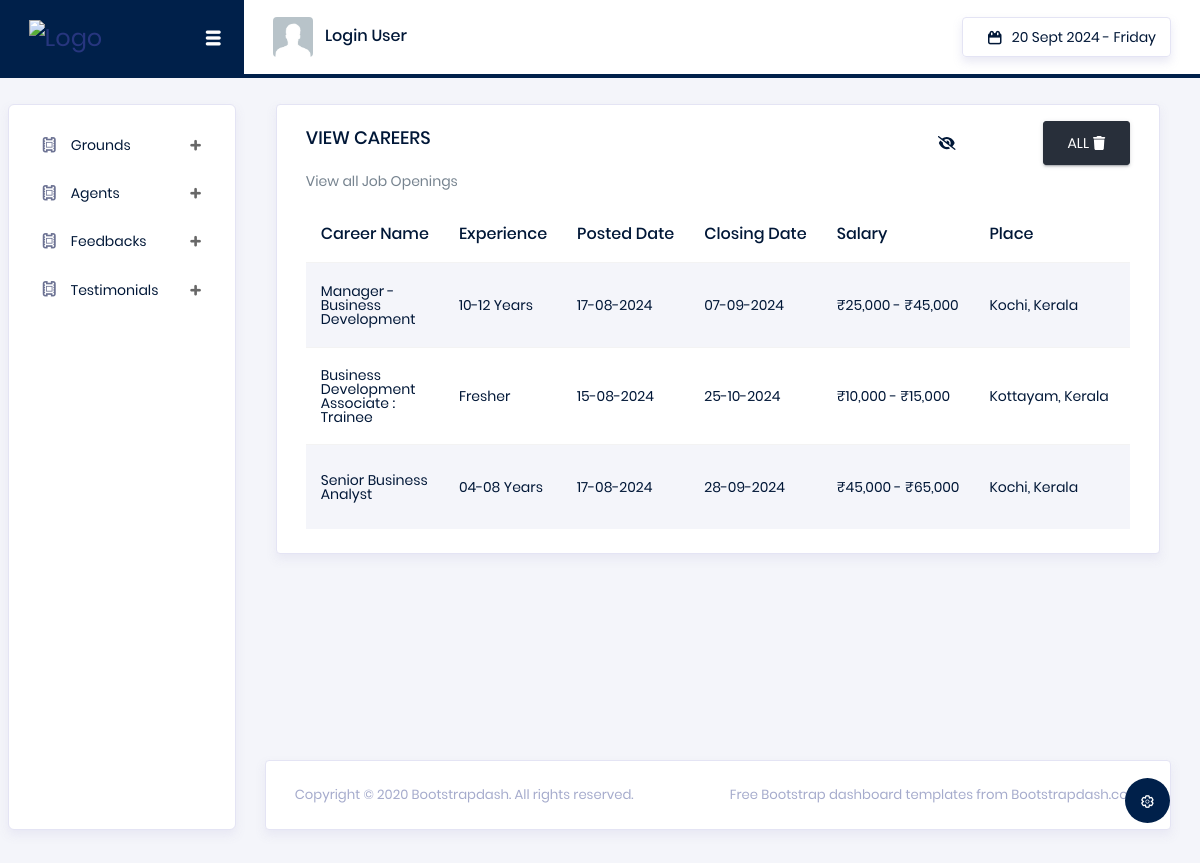
Page /backend/view_careers/ on the committed database.
### backend/models.py (models this page shows)
class Career(models.Model):
    name = models.CharField(max_length=255, null=True, blank=True)
    experience = models.CharField(max_length=255, null=True, blank=True)
    posted_date = models.CharField(max_length=255, null=True, blank=True)
    closing_date = models.CharField(max_length=255, null=True, blank=True)
    salary = models.CharField(max_length=255, null=True, blank=True)
    place = models.CharField(max_length=255, null=True, blank=True)
    requirements = models.TextField(null=True, blank=True)
    description = models.TextField(null=True, blank=True)

### backend/views.py (the view)
# urls.py: path('view_careers/', views.view_careers, name='view_careers'),
def view_careers(request):
    career = Career.objects.all()
    return render(request, 'careers/view_careers.html', {'career': career})

### backend/templates/careers/view_careers.html (shortened to what this page needs)
<!DOCTYPE html>
{% extends 'admin.html' %}
{% load static %}
{% block content %}
<div class="col-lg-12 grid-margin stretch-card">
    <div class="card">
        <div class="card-body">
            <h4 class="card-title">VIEW CAREERS</h4>
            <div class="btn-group view-hide-btn" role="group">
                <button type="button" class="btn" title="Collapse Table" id="hide-btn">
                    <i class="fa-solid fa-eye-slash"></i>
                </button>
            </div>
            <a href="{% url 'delete_all_careers' %}" class="btn btn-dark delete-all">
                <span class="mr-1">ALL</span><i class="fa-solid fa-trash"></i>
            </a>
            <p class="card-description">View all Job Openings</p>
            <div class="table-responsive">
                <table class="table table-striped">
                    <thead>
                        <tr>
                            <th>Career Name</th>
                            <th>Experience</th>
                            <th>Posted Date</th>
                            <th>Closing Date</th>
                            <th>Salary</th>
                            <th>Place</th>
                            <th class="toggle-elements">Requirements</th>
                        </tr>
                    </thead>
                    <tbody>
                        {% for i in career %}
                        <tr>
                            <td style="white-space: pre-line;">{{i.name}}</td>
                            <td>{{i.experience}}</td>
                            <td>{{i.posted_date}}</td>
                            <td>{{i.closing_date}}</td>
                            <td>{{i.salary}}</td>
                            <td>{{i.place}}</td>
                            <td class="toggle-elements">{{i.requirements}}</td>
                        </tr>
                        {% empty %}
                        <td class="text-danger">No Records Found</td>
                        {% endfor %}
                    </tbody>
                </table>
            </div>
        </div>
    </div>
</div>
{% endblock %}

### backend/static/css/grid/style.css (style rules this page uses)
.delete-all { margin-top: -50px; float: right; }
.view-hide-btn { margin-top: -50px; margin-right: 150px; float: right; }

### rows in the picture
Career: name "Manager - Business Development", experience "10-12 Years", posted_date "17-08-2024", closing_date "07-09-2024", salary "₹25,000 - ₹45,000", place "Kochi, Kerala"
Career: name "Business Development Associate : Trainee", experience "Fresher", posted_date "15-08-2024", closing_date "25-10-2024", salary "₹10,000 - ₹15,000", place "Kottayam, Kerala"
Career: name "Senior Business Analyst", experience "04-08 Years", posted_date "17-08-2024", closing_date "28-09-2024", salary "₹45,000 - ₹65,000", place "Kochi, Kerala"
